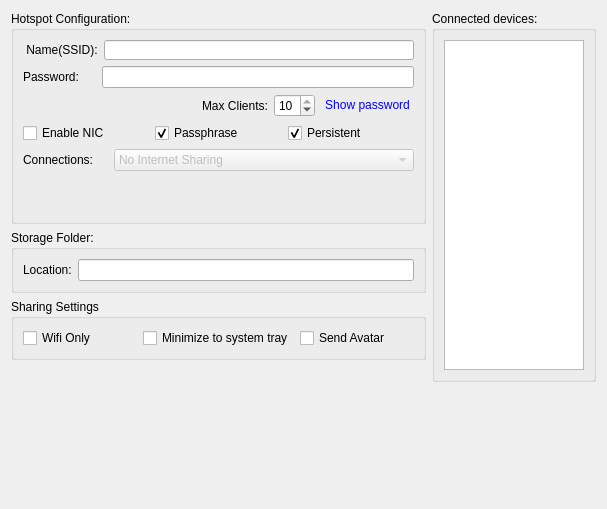
<?xml version="1.0" encoding="UTF-8"?>
<ui version="4.0">
 <class>Settings</class>
 <widget class="QWidget" name="Settings">
  <property name="geometry">
   <rect>
    <x>0</x>
    <y>0</y>
    <width>607</width>
    <height>509</height>
   </rect>
  </property>
  <property name="windowTitle">
   <string>Form</string>
  </property>
  <layout class="QHBoxLayout" name="horizontalLayout_8">
   <item>
    <layout class="QVBoxLayout" name="verticalLayout">
     <item>
      <widget class="QGroupBox" name="groupBox">
       <property name="title">
        <string>Hotspot Configuration:</string>
       </property>
       <layout class="QGridLayout" name="gridLayout">
        <item row="0" column="0" colspan="2">
         <layout class="QHBoxLayout" name="horizontalLayout_4">
          <item>
           <widget class="QLabel" name="label">
            <property name="text">
             <string> Name(SSID):</string>
            </property>
           </widget>
          </item>
          <item>
           <widget class="QLineEdit" name="ssid">
            <property name="minimumSize">
             <size>
              <width>310</width>
              <height>20</height>
             </size>
            </property>
            <property name="maximumSize">
             <size>
              <width>310</width>
              <height>20</height>
             </size>
            </property>
            <property name="frame">
             <bool>true</bool>
            </property>
           </widget>
          </item>
         </layout>
        </item>
        <item row="1" column="0" colspan="2">
         <layout class="QHBoxLayout" name="horizontalLayout_5">
          <item>
           <widget class="QLabel" name="label_2">
            <property name="text">
             <string>Password:     </string>
            </property>
           </widget>
          </item>
          <item>
           <widget class="QLineEdit" name="password">
            <property name="enabled">
             <bool>true</bool>
            </property>
            <property name="minimumSize">
             <size>
              <width>310</width>
              <height>20</height>
             </size>
            </property>
            <property name="echoMode">
             <enum>QLineEdit::Password</enum>
            </property>
           </widget>
          </item>
         </layout>
        </item>
        <item row="2" column="0">
         <layout class="QHBoxLayout" name="horizontalLayout_3">
          <item>
           <spacer name="horizontalSpacer_3">
            <property name="orientation">
             <enum>Qt::Horizontal</enum>
            </property>
            <property name="sizeHint" stdset="0">
             <size>
              <width>40</width>
              <height>20</height>
             </size>
            </property>
           </spacer>
          </item>
          <item>
           <widget class="QLabel" name="label_3">
            <property name="text">
             <string>Max Clients:</string>
            </property>
           </widget>
          </item>
          <item>
           <widget class="QSpinBox" name="maxClient">
            <property name="maximum">
             <number>10</number>
            </property>
            <property name="value">
             <number>10</number>
            </property>
           </widget>
          </item>
         </layout>
        </item>
        <item row="2" column="1">
         <layout class="QHBoxLayout" name="horizontalLayout">
          <item>
           <widget class="QPushButton" name="pushButton">
            <property name="styleSheet">
             <string notr="true">selection-color: rgb(0, 85, 255);
selection-background-color: rgb(255, 170, 255);
color: rgb(0, 0, 255);</string>
            </property>
            <property name="inputMethodHints">
             <set>Qt::ImhNone</set>
            </property>
            <property name="text">
             <string>Show password</string>
            </property>
            <property name="checkable">
             <bool>true</bool>
            </property>
            <property name="flat">
             <bool>true</bool>
            </property>
           </widget>
          </item>
         </layout>
        </item>
        <item row="4" column="0" colspan="2">
         <layout class="QHBoxLayout" name="horizontalLayout_2">
          <item>
           <widget class="QLabel" name="label_5">
            <property name="text">
             <string>Connections:</string>
            </property>
           </widget>
          </item>
          <item>
           <widget class="QComboBox" name="comboBox">
            <property name="enabled">
             <bool>false</bool>
            </property>
            <property name="minimumSize">
             <size>
              <width>300</width>
              <height>20</height>
             </size>
            </property>
            <item>
             <property name="text">
              <string>No Internet Sharing</string>
             </property>
            </item>
           </widget>
          </item>
         </layout>
        </item>
        <item row="5" column="1">
         <spacer name="verticalSpacer">
          <property name="orientation">
           <enum>Qt::Vertical</enum>
          </property>
          <property name="sizeHint" stdset="0">
           <size>
            <width>20</width>
            <height>41</height>
           </size>
          </property>
         </spacer>
        </item>
        <item row="3" column="0" colspan="2">
         <layout class="QHBoxLayout" name="horizontalLayout_6">
          <item>
           <widget class="QCheckBox" name="netSharing">
            <property name="text">
             <string>Enable NIC</string>
            </property>
           </widget>
          </item>
          <item>
           <widget class="QCheckBox" name="passphrase">
            <property name="text">
             <string>Passphrase</string>
            </property>
            <property name="checked">
             <bool>true</bool>
            </property>
           </widget>
          </item>
          <item>
           <widget class="QCheckBox" name="Persistent">
            <property name="text">
             <string>Persistent</string>
            </property>
            <property name="checked">
             <bool>true</bool>
            </property>
           </widget>
          </item>
         </layout>
        </item>
       </layout>
      </widget>
     </item>
     <item>
      <widget class="QGroupBox" name="groupBox_2">
       <property name="minimumSize">
        <size>
         <width>391</width>
         <height>53</height>
        </size>
       </property>
       <property name="title">
        <string>Storage Folder:</string>
       </property>
       <layout class="QGridLayout" name="gridLayout_2">
        <item row="0" column="0">
         <widget class="QLabel" name="label_4">
          <property name="text">
           <string>Location:</string>
          </property>
         </widget>
        </item>
        <item row="0" column="1">
         <widget class="QLineEdit" name="dirPath">
          <property name="minimumSize">
           <size>
            <width>291</width>
            <height>20</height>
           </size>
          </property>
         </widget>
        </item>
       </layout>
      </widget>
     </item>
     <item>
      <widget class="QGroupBox" name="groupBox_4">
       <property name="title">
        <string>Sharing Settings</string>
       </property>
       <layout class="QHBoxLayout" name="horizontalLayout_7">
        <item>
         <widget class="QCheckBox" name="wifiOnly">
          <property name="toolTip">
           <string>&lt;html&gt;&lt;head/&gt;&lt;body&gt;&lt;p&gt;Hide your identity, prevent the host from seen your picture, etc.&lt;/p&gt;&lt;/body&gt;&lt;/html&gt;</string>
          </property>
          <property name="whatsThis">
           <string>&lt;html&gt;&lt;head/&gt;&lt;body&gt;&lt;p&gt;Hide your identity, prevent the host from seen your picture, etc. Unknown will display to the host instead. And if the settings is enable for a host, then others can't connect to you.&lt;/p&gt;&lt;/body&gt;&lt;/html&gt;</string>
          </property>
          <property name="text">
           <string>Wifi Only</string>
          </property>
         </widget>
        </item>
        <item>
         <widget class="QCheckBox" name="minimizeToTray">
          <property name="text">
           <string>Minimize to system tray</string>
          </property>
         </widget>
        </item>
        <item>
         <widget class="QCheckBox" name="sendAvatar">
          <property name="text">
           <string>Send Avatar</string>
          </property>
         </widget>
        </item>
       </layout>
      </widget>
     </item>
     <item>
      <spacer name="verticalSpacer_2">
       <property name="orientation">
        <enum>Qt::Vertical</enum>
       </property>
       <property name="sizeHint" stdset="0">
        <size>
         <width>20</width>
         <height>111</height>
        </size>
       </property>
      </spacer>
     </item>
    </layout>
   </item>
   <item>
    <layout class="QVBoxLayout" name="verticalLayout_2">
     <item>
      <widget class="QGroupBox" name="groupBox_3">
       <property name="minimumSize">
        <size>
         <width>161</width>
         <height>371</height>
        </size>
       </property>
       <property name="title">
        <string>Connected devices:</string>
       </property>
       <layout class="QGridLayout" name="gridLayout_3">
        <item row="0" column="0">
         <widget class="QListWidget" name="deviceConnected"/>
        </item>
       </layout>
      </widget>
     </item>
     <item>
      <spacer name="verticalSpacer_3">
       <property name="orientation">
        <enum>Qt::Vertical</enum>
       </property>
       <property name="sizeHint" stdset="0">
        <size>
         <width>20</width>
         <height>68</height>
        </size>
       </property>
      </spacer>
     </item>
    </layout>
   </item>
  </layout>
 </widget>
 <resources/>
 <connections>
  <connection>
   <sender>netSharing</sender>
   <signal>clicked(bool)</signal>
   <receiver>comboBox</receiver>
   <slot>setEnabled(bool)</slot>
   <hints>
    <hint type="sourcelabel">
     <x>35</x>
     <y>125</y>
    </hint>
    <hint type="destinationlabel">
     <x>136</x>
     <y>161</y>
    </hint>
   </hints>
  </connection>
 </connections>
</ui>
